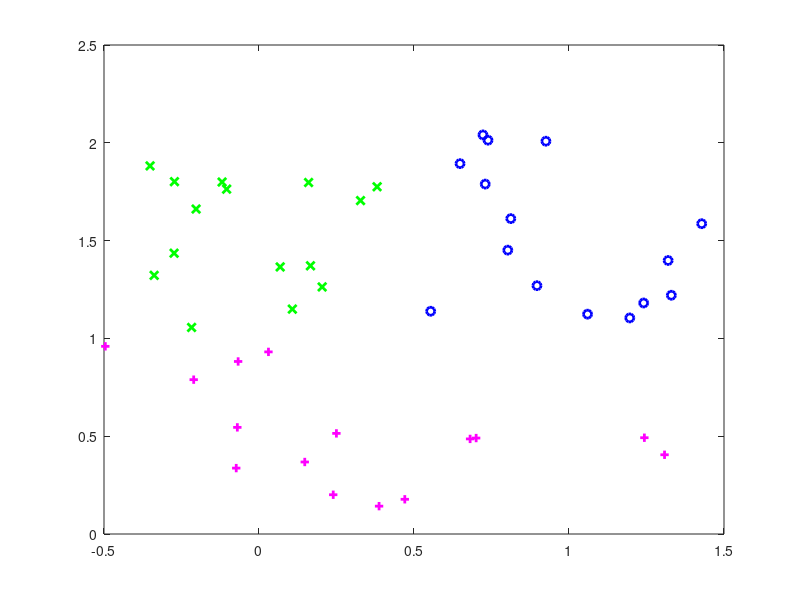

This chart was generated by the following MATLAB code: (Note: this script raises an error after producing the figure.)
%% TP4 - MultiClass SVM
% MARTIN Florian
% THEOLOGIEN Thibault

clear all;
close all;
clc;

%% 1
ni = 15;
of = 1;
X1 = rand(ni,2);
X1(:,1) = 2*X1(:,1)-.5;
X2 = rand(ni,2) + of*ones(ni,1)*[.55 1.05];
X3 = rand(ni,2) + of*ones(ni,1)*[-.55 1.05];
Xi = [X1 X2 X3];
% Xi = X1;
[n,p] = size(Xi);
yi = [[ones(n,1) ; -ones(n,1) ; -ones(n,1)] , [-ones(n,1) ; ones(n,1) ; -ones(n,1)] , [-ones(n,1) ; -ones(n,1) ; ones(n,1)]];
yii = [ones(n,1) ; 2*ones(n,1) ; 3*ones(n,1)];
nt = 1000;
X1t = rand(nt,2);
X1t(:,1) = 2*X1t(:,1)-.5;
X2t = rand(nt,2) + of*ones(nt,1)*[.55 1.05];
X3t = rand(nt,2) + of*ones(nt,1)*[-.55 1.05];
Xt = [X1t;X2t;X3t];
yt = [ones(nt,1) ; 2*ones(nt,1) ; 3*ones(nt,1)];
plot(X1(:,1),X1(:,2),'+m','LineWidth',2); hold on
plot(X2(:,1),X2(:,2),'ob','LineWidth',2);
plot(X3(:,1),X3(:,2),'xg','LineWidth',2);


%% 2

% a)
kernel='poly'; d=1;
C = 1000000000;
lambda = 1e-12;
[xsup1,w1,w01,ind_sup1,a1] = svmclass(Xi,yi(:,1),C,lambda,kernel,d,0);
[xsup2,w2,w02,ind_sup2,a2] = svmclass(Xi,yi(:,2),C,lambda,kernel,d,0);
[xsup3,w3,w03,ind_sup3,a3] = svmclass(Xi,yi(:,3),C,lambda,kernel,d,0);

% b)


% c)


% d)


% e)
